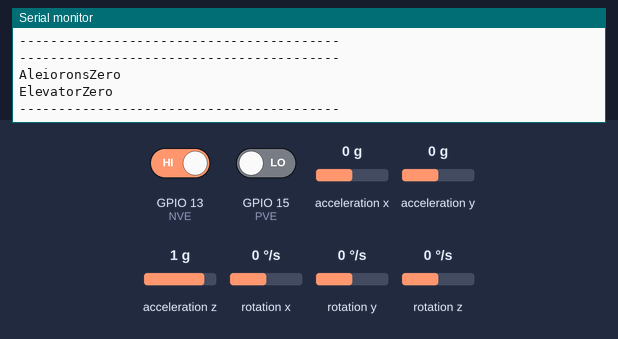
A sketch run on a simulated ESP8266 (NodeMCU). Parts: the last lines printed to the serial monitor. Wiring (inferred from the names in the program): MPU-6050 motion sensor at I2C address 0x68. The inputs (shaded band) are chosen by the test bench; at power-on: acceleration x 0 g, GPIO 13 (NVE) HIGH, acceleration y 0 g, GPIO 15 (PVE) LOW, acceleration z 1 g, rotation x 0 °/s, rotation y 0 °/s, rotation z 0 °/s.

Above: at 1.8 s.
1.9 s: acceleration x set to -1.4 g
At 2.5 s:
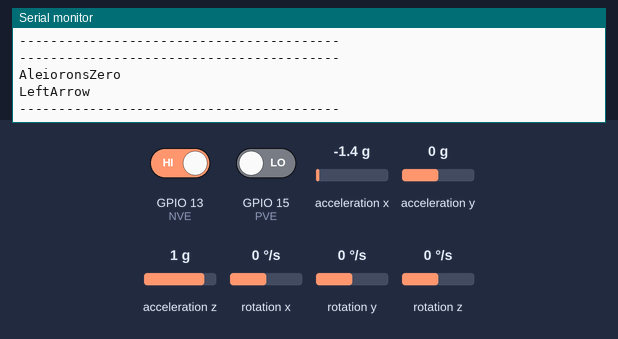
4.6 s: GPIO 13 (NVE) driven LOW
7.8 s: acceleration y set to -1.4 g
At 8.8 s:
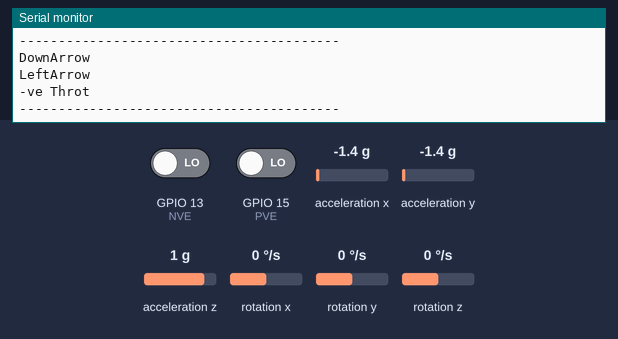
11.0 s: acceleration x set to 0.8 g
At 12.5 s:
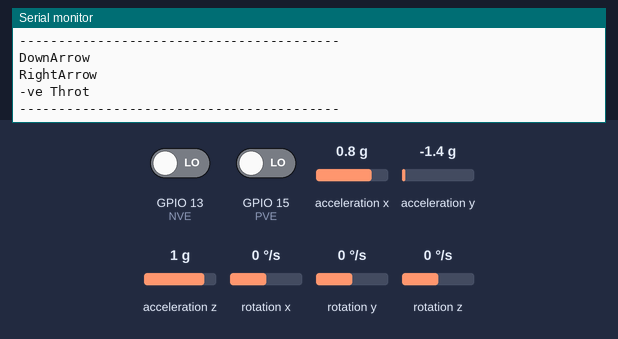

The sketch:

ver7.ino
```cpp
#include <Adafruit_MPU6050.h>
#include <Adafruit_Sensor.h>
#include <Wire.h>
#include <ESP8266WiFi.h>

const int NVE = 13;
const int PVE = 15;
int PVES = 0;
int NVES = 0;

Adafruit_MPU6050 mpu;

const int MPU_addr=0x68;
int16_t AcX,AcY,AcZ,Tmp,GyX,GyY,GyZ;

int minVal=265;
int maxVal=402;

double x;
double y;
double z;


void setup() {
  // put your setup code here, to run once:
Wire.begin();
Wire.beginTransmission(MPU_addr);
Wire.write(0x6B);
Wire.write(0);
Wire.endTransmission(true);
Serial.begin(9600);

pinMode(PVE, INPUT);
pinMode(NVE, INPUT);

}

void loop() {
  // put your main code here, to run repeatedly:

PVES = 0;
NVES = 0;

Wire.beginTransmission(MPU_addr);
Wire.write(0x3B);
Wire.endTransmission(false);
Wire.requestFrom(MPU_addr,14,true);

AcX=Wire.read()<<8|Wire.read();
AcY=Wire.read()<<8|Wire.read();
AcZ=Wire.read()<<8|Wire.read();
int xAng = map(AcX,minVal,maxVal,-90,90);
int yAng = map(AcY,minVal,maxVal,-90,90);
int zAng = map(AcZ,minVal,maxVal,-90,90);

x= RAD_TO_DEG * (atan2(-yAng, -zAng)+PI);
y= RAD_TO_DEG * (atan2(-xAng, -zAng)+PI);
z= RAD_TO_DEG * (atan2(-yAng, -xAng)+PI);

PVES = digitalRead(PVE);
NVES = digitalRead(NVE);

Serial.println("-----------------------------------------");

if((x-10)*(x-60) <= 0){Serial.print("\nUpArrow");}
else if((x-300)*(x-350) <= 0){Serial.print("\nDownArrow");}
else{Serial.print("\nAleioronsZero");}

if((y-15)*(y-60) <= 0){Serial.print("\nRightArrow");}
else if((y-300)*(y-350) <= 0){Serial.print("\nLeftArrow");}
else{Serial.print("\nElevatorZero");}


if(PVES == HIGH){Serial.print("\n+ve Throt");}

if(NVES == LOW){Serial.print("\n-ve Throt");}


Serial.println("\n-----------------------------------------");


delay(1000);

}
```

Measured:
- after the input at 1.9 s, the serial monitor: prints a new line after 0.21 s (image 1)
- after the input at 7.8 s, the serial monitor: prints a new line after 0.64 s (image 2)
- after the input at 11.0 s, the serial monitor: prints a new line after 0.61 s (image 3)
